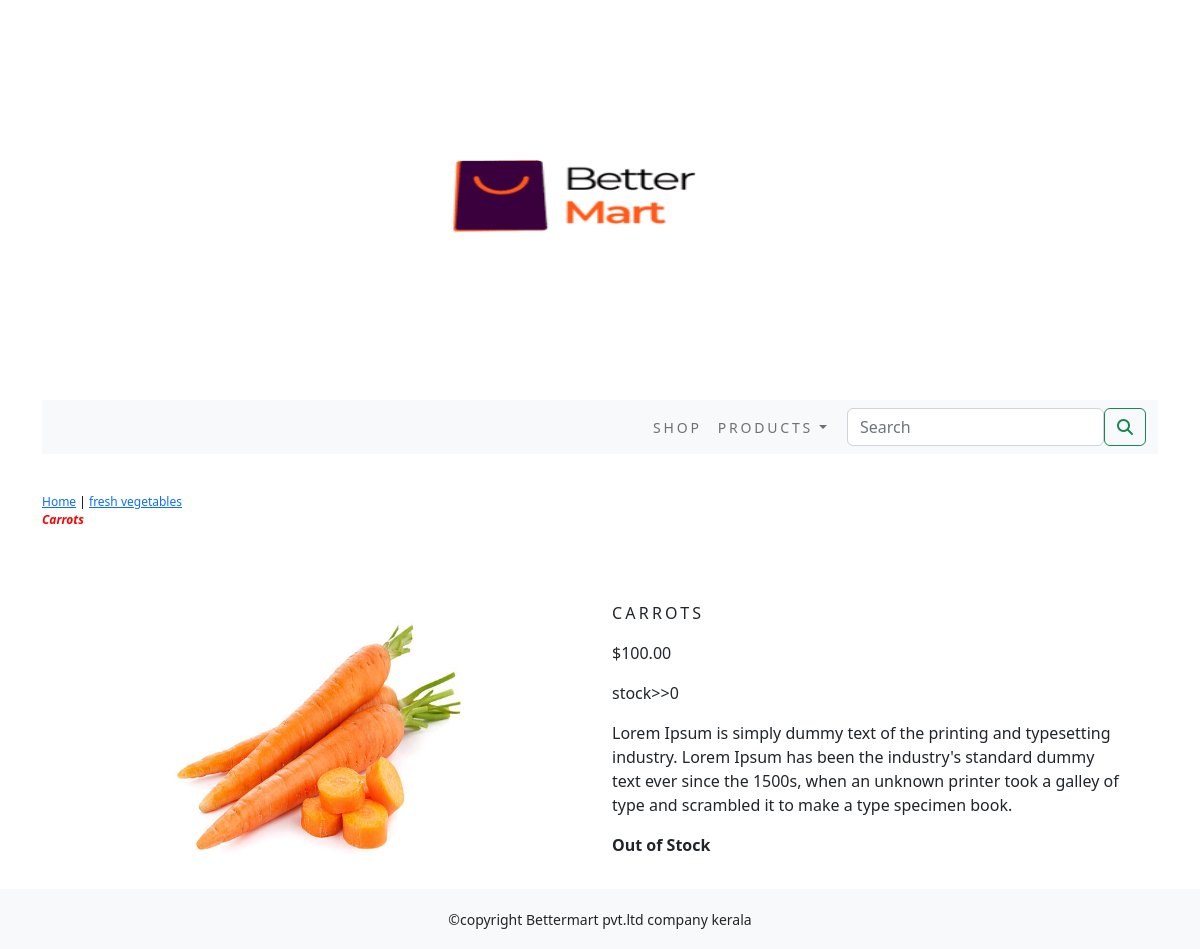
/shop/fresh-vegetables/carrots/, run on the app's committed database.
### shop/models.py (models this page shows, shortened)
class Product(models.Model):
    name=models.CharField(max_length=250,unique=True)
    slug=models.SlugField(max_length=250,unique=True)
    discription=models.TextField(blank=True)
    price=models.DecimalField(max_digits=10,decimal_places=2)
    category=models.ForeignKey(Category,on_delete=models.CASCADE)
    image=models.ImageField(upload_to='product',blank=True)
    stock=models.IntegerField()
    available=models.BooleanField(default=True)
    created=models.DateTimeField(auto_now_add=True)
    updated=models.DateTimeField(auto_now=True)
    class Meta:
        ordering=('name',)
        verbose_name='product'
        verbose_name_plural='products'

class Category(models.Model):
    name=models.CharField(max_length=250,unique=True)
    slug=models.SlugField(max_length=250,unique=True)
    description=models.TextField(blank=True)
    image=models.ImageField(upload_to='category',blank=True)
    class Meta:
        ordering=('name',)
        verbose_name='category'
        verbose_name_plural='categories'
    def get_url(self):
        return reverse('shop:product_by_category',args=[self.slug])
    def __str__(self):
        return '{}'.format(self.name)

### shop/views.py (the view)
# urls.py: path('<slug:c_slug>/<slug:product_slug>/',views.prodDetail,name='prodCdetail')
def prodDetail(request,c_slug,product_slug):
    try:
        product=Product.objects.get(category__slug=c_slug,slug=product_slug)
    except Exception as e:
        raise e
    return render(request,'product.html',{'product':product})

### cart/context_processors.py (called while the page is built)
def counter(request):
    item_counter=0
    if 'admin' in request.path:
        return {}
    else:
        try:
            cart=Cart.objects.filter(cart_id=_cart_id(request))
            cart_items=CartItems.objects.all().filter(cart=cart[:1])
            for cart_items in cart_items:
                item_counter += cart_items.quantity
        except Cart.DoesNotExists:
            item_counter=0
    return dict(item_counter=item_counter)

### cart/views.py (called while the page is built)
def _cart_id(request):
    cart=request.session.session_key
    if not cart:
        cart=request.session.create()
    return cart

### shop/context_processors.py (called while the page is built)
def menu_links(request):
    links=Category.objects.all()
    return dict(links=links)

### templates/product.html (shortened to what this page needs)
{% extends 'base.html' %}
{% load static %}
{% block content %}
<div class="row my_prod_row_class">
    <div class="mx_auto">
        <P> <a href="{% url 'shop:allProdCat' %}">Home</a> | <a href="{{product.category.get_url}}">  {{product.category}}</a> <br> <i> <b style="color:Red;"> {{product.name}}</b> </i> </P>
    </div>
</div>
<div class="container">
<br>
<div class="row">
    <div class="col-12 col-sm-12 col-md-12 col-lg-6 text-center">
        <div style="min-width:18rem">
            <img src="{{product.image.url}}" alt="{{product.name}}" height="300" width="300">
        </div>
    </div>
        <div class="col-12 col-sm-12 col-md-12 col-lg-6">
            <div>
            <h1 class="my_prod_title">{{product.name}}</h1>
            <p>${{product.price}}</p>
             <p>stock>>{{product.stock}}</p>
            <p class="text-justify my_prod_text">{{product.discription}}</p>
            {% if product.stock <= 0 %}
            <p class="text-justify my_prod_text"><b>Out of Stock</b></p>
            {% else %}
            <a class="btn btn-secondary" href="{% url 'cart:add_cart' product.id %}">Add to Cart</a>
            {% endif %}
        </div>
        </div>
</div>
    </div>
</div>
{% endblock %}

### static/css/custom.css (style rules this page uses)
.my_prod_row_class { padding-top:15px; padding-bottom:20px; }
.my_prod_row_class .mx_auto { color:black; font-size:12px; text-decoration:none; }
.my_prod_title { font-size: 16px; text-transform: uppercase; letter-spacing: .2em; padding-top: 15px; padding-bottom: 10px; }
.my_prod_text { padding-right:20px; }

### data on the page
Product: category "fresh vegetables", name "Carrots", image (picture), name "CARROTS", price "100.00", stock "0", discription "Lorem Ipsum is simply dummy text of the printing and typesetting industry. Lorem Ipsum has been the industry's standard dummy text ever since the 1500s, when an unknown printer took a galley of type and scrambled it to make a type specimen book."
